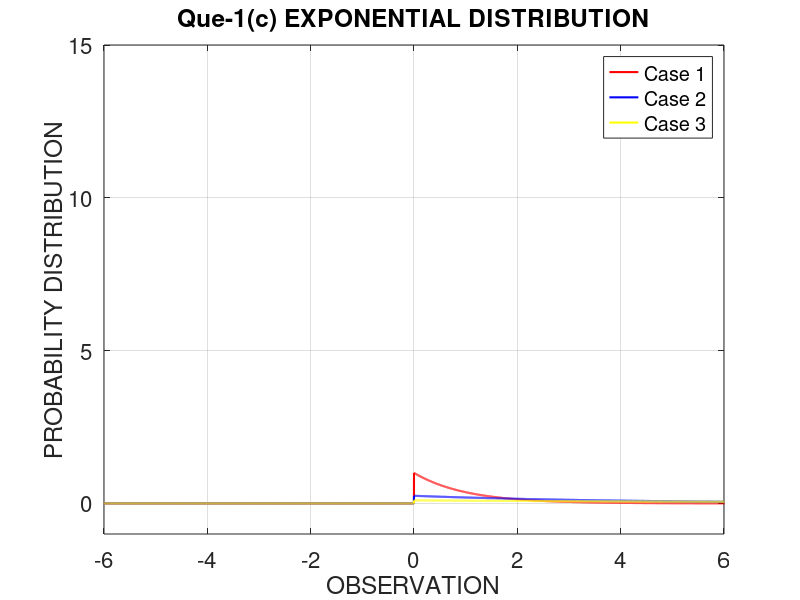

Source code (MATLAB):
pkg load statistics;
pkg load signal;
clc;
clear all();
close all();
xc = -20:0.001:20;
p1 = 1; % gamma-1
p2 = 4; % gamma-2
p3 = 10; % gamma-3
subplot(2, 3, 3)
clf
plot(xc, exppdf(xc, p1), 'r', 'LineWidth', 1.5);
hold on;
plot(xc, exppdf(xc, p2), 'b', 'LineWidth', 1.5);
plot(xc, exppdf(xc, p3), 'y', 'LineWidth', 1.5);
hold off;
legend({"Case 1", "Case 2", "Case 3"});
axis([-6 6 -1 15]);
grid on;
xlabel('OBSERVATION');
ylabel('PROBABILITY DISTRIBUTION');
title('Que-1(c) EXPONENTIAL DISTRIBUTION');
set(gca, 'FontSize', 16);
legend hide;
legend show;
